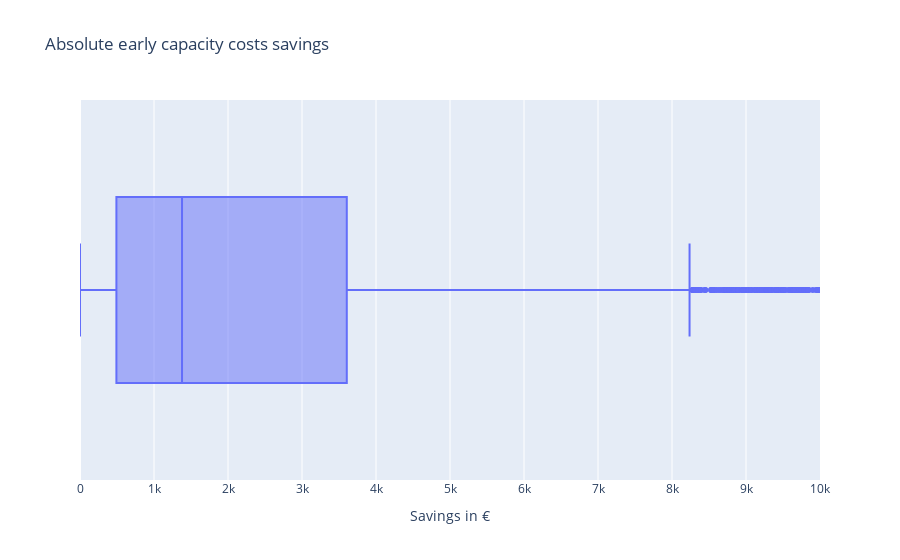

The notebook cell saved with this chart:
### Code cell
yearly_cap_cost_sav_col = "grid_capacity_costs_eur"
median_yearly_cap_cost_savings = abs_diff[yearly_cap_cost_sav_col].median()
print(f"{median_yearly_cap_cost_savings=:.2f} €")
mean_yearly_cap_cost_savings = abs_diff[yearly_cap_cost_sav_col].mean()
print(f"{mean_yearly_cap_cost_savings=:.2f} €")
min_yearly_cap_cost_savings = abs_diff[yearly_cap_cost_sav_col].min()
print(f"{min_yearly_cap_cost_savings=:.2f} €")
max_yearly_cap_cost_savings = abs_diff[yearly_cap_cost_sav_col].max()
print(f"{max_yearly_cap_cost_savings=:.2f} €")
q95_yearly_cap_cost_savings = abs_diff[yearly_cap_cost_sav_col].quantile(0.95)
print(f"{q95_yearly_cap_cost_savings=:.2f} €")

fig_df = abs_diff.copy()
fig_df = fig_df.rename(columns={tot_y_sav_col: "Savings"})
fig = px.box(
    data_frame=fig_df,
    x="Savings",
    title="Absolute yearly capacity costs savings")
fig.update_layout(xaxis_title="Savings in €", yaxis_title="")
fig.update_xaxes(range=[0, 10e3])
fig.show()

### Figure 1 — Plotly figure (JSON) as saved in the notebook; plotly's stock layout.template omitted (floating-point values rounded to 4 significant figures; data arrays with more than 128 entries replaced by an {"elided": "..."} marker saying what was removed)
{"data": [{"alignmentgroup": "True", "hovertemplate": "Savings=%{x}<extra></extra>", "legendgroup": "", "marker": {"color": "#636efa"}, "name": "", "notched": false, "offsetgroup": "", "orientation": "h", "showlegend": false, "type": "box", "x": {"elided": "5359 float values"}, "x0": " ", "xaxis": "x", "y0": " ", "yaxis": "y"}], "layout": {"boxmode": "group", "legend": {"tracegroupgap": 0}, "title": {"text": "Absolute early capacity costs savings"}, "xaxis": {"anchor": "y", "domain": [0, 1], "range": [0, 10000], "title": {"text": "Savings in €"}}, "yaxis": {"anchor": "x", "domain": [0, 1], "title": {"text": ""}}}}
